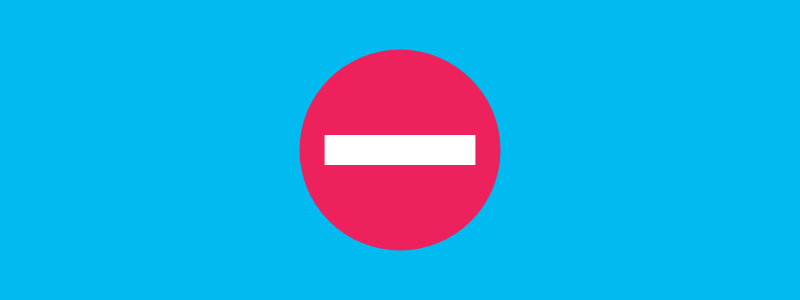
Frame 1 (no input)
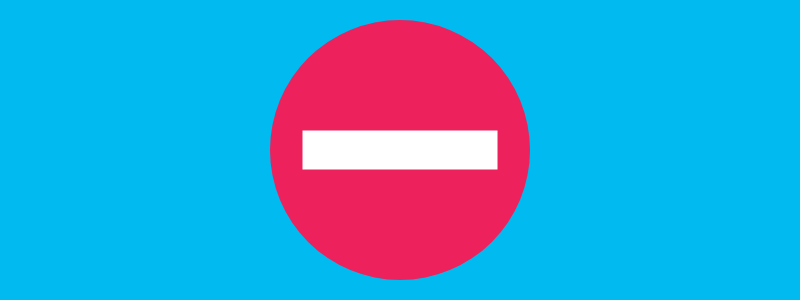
Frame 60 (no input)
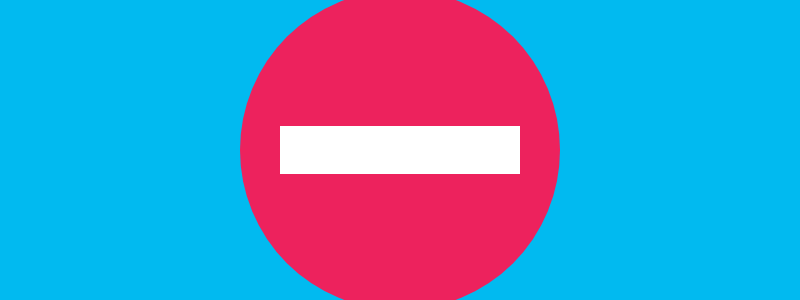
Frame 120 (the mouse pressed at the canvas centre since frame 60)

The p5.js sketch that drew these frames (run headless with seeded random() and noise() and a simulated clock; from frame 60 on, the mouse is pressed at the canvas centre):

// p5.js sketch
// ── sketch.js
setup = () => {
  createCanvas(800, 300)
  rectMode(CENTER)
}

draw = () => {
  background(1, 186, 240)
  let x = width/2
  let y = height/2
  let size = 200 + frameCount
  fill(237, 34, 93)
  noStroke()
  ellipse(x, y, size, size)
  fill(255)
  rect(x, y, size*0.75, size*0.15)
}
